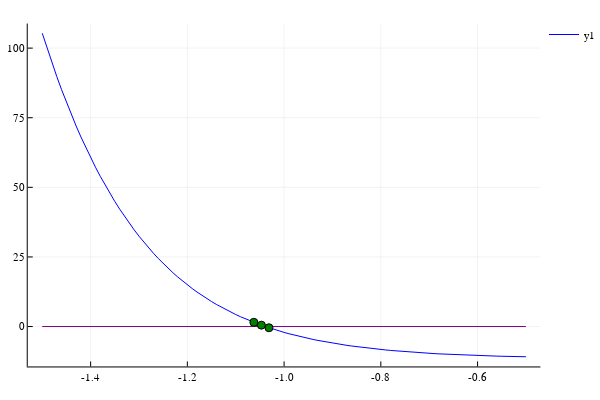

Notebook cell for this chart:
### Markdown cell above
Siguiente paso:
- usar ciclo para realizar biseccción
- salir del ciclo por criterio de paro
- en cada paso checa $ \ f(a)\cdot f\left(\dfrac{a+b}{2}\right) \ $ 
  para actualizar $a$ y $b$

### Code cell
a   = -1.5
b   =  -0.5
m   = 0.5*(a+b)
fm  = fun1(m)
it  = 0
xpa = collect(linspace(a,b,101))
ypa = fun1(xpa)
while ( abs(fm) > 5e-2 )
     it +=1
     fa = fun1(a)
     fb = fun1(b)
     # gráfica
     IJulia.clear_output(true)
     plot(xpa,ypa,color="blue")
     plot!([xpa[1],xpa[end]],zeros(2),color="purple",label="")
     display(scatter!([a,m,b],[fa,fm,fb],color="green",label=""))
     # iteración principal
     (fa*fm <0) ? (b=m) : (a=m)
     m = 0.5*(a+b)
     fm = fun1(m)
     println("iteraciones: $it\naprox: $m")
     sleep(2)
end

### Figure 1 — Plotly figure (JSON) as saved in the notebook; plotly's stock layout.template omitted (floating-point values rounded to 4 significant figures)
{"data": [{"colorbar": {"title": ""}, "line": {"color": "rgba(0, 0, 255, 1.000)", "dash": "solid", "shape": "linear", "width": 1}, "mode": "lines", "name": "y1", "showlegend": true, "type": "scatter", "x": [-1.5, -1.49, -1.48, -1.47, -1.46, -1.45, -1.44, -1.43, -1.42, -1.41, -1.4, -1.39, -1.38, -1.37, -1.36, -1.35, -1.34, -1.33, -1.32, -1.31, -1.3, -1.29, -1.28, -1.27, -1.26, -1.25, -1.24, -1.23, -1.22, -1.21, -1.2, -1.19, -1.18, -1.17, -1.16, -1.15, -1.14, -1.13, -1.12, -1.11, -1.1, -1.09, -1.08, -1.07, -1.06, -1.05, -1.04, -1.03, -1.02, -1.01, -1, -0.99, -0.98, -0.97, -0.96, -0.95, -0.94, -0.93, -0.92, -0.91, -0.9, -0.89, -0.88, -0.87, -0.86, -0.85, -0.84, -0.83, -0.82, -0.81, -0.8, -0.79, -0.78, -0.77, -0.76, -0.75, -0.74, -0.73, -0.72, -0.71, -0.7, -0.69, -0.68, -0.67, -0.66, -0.65, -0.64, -0.63, -0.62, -0.61, -0.6, -0.59, -0.58, -0.57, -0.56, -0.55, -0.54, -0.53, -0.52, -0.51, -0.5], "xaxis": "x1", "y": [105.3, 99.93, 94.75, 89.79, 85.05, 80.52, 76.18, 72.04, 68.08, 64.3, 60.68, 57.23, 53.94, 50.79, 47.79, 44.92, 42.19, 39.58, 37.09, 34.72, 32.46, 30.3, 28.25, 26.29, 24.43, 22.65, 20.96, 19.35, 17.82, 16.36, 14.97, 13.65, 12.39, 11.19, 10.06, 8.975, 7.946, 6.968, 6.038, 5.154, 4.314, 3.515, 2.756, 2.035, 1.35, 0.6988, 0.08019, -0.5075, -1.066, -1.596, -2.1, -2.579, -3.033, -3.465, -3.875, -4.265, -4.635, -4.987, -5.321, -5.638, -5.94, -6.226, -6.498, -6.757, -7.002, -7.236, -7.458, -7.668, -7.868, -8.059, -8.239, -8.411, -8.574, -8.729, -8.876, -9.016, -9.148, -9.274, -9.393, -9.507, -9.614, -9.716, -9.813, -9.904, -9.991, -10.07, -10.15, -10.22, -10.29, -10.36, -10.42, -10.48, -10.53, -10.58, -10.63, -10.67, -10.71, -10.75, -10.79, -10.82, -10.85], "yaxis": "y1"}, {"colorbar": {"title": ""}, "line": {"color": "rgba(128, 0, 128, 1.000)", "dash": "solid", "shape": "linear", "width": 1}, "mode": "lines", "name": "", "showlegend": false, "type": "scatter", "x": [-1.5, -0.5], "xaxis": "x1", "y": [0, 0], "yaxis": "y1"}, {"colorbar": {"title": ""}, "marker": {"color": ["rgba(0, 128, 0, 1.000)", "rgba(0, 128, 0, 1.000)", "rgba(0, 128, 0, 1.000)"], "line": {"color": ["rgba(0, 0, 0, 1.000)", "rgba(0, 0, 0, 1.000)", "rgba(0, 0, 0, 1.000)"], "width": 1}, "size": 8, "symbol": "circle"}, "mode": "markers", "name": "", "showlegend": false, "type": "scatter", "x": [-1.062, -1.047, -1.031], "xaxis": "x1", "y": [1.518, 0.502, -0.4357], "yaxis": "y1"}], "layout": {"annotations": [], "height": 400, "legend": {"bgcolor": "rgba(255, 255, 255, 1.000)", "bordercolor": "rgba(0, 0, 0, 1.000)", "font": {"color": "rgba(0, 0, 0, 1.000)", "family": "sans-serif", "size": 11}, "x": 1, "y": 1}, "margin": {"b": 20, "l": 0, "r": 0, "t": 20}, "paper_bgcolor": "rgba(255, 255, 255, 1.000)", "plot_bgcolor": "rgba(255, 255, 255, 1.000)", "showlegend": true, "width": 600, "xaxis1": {"anchor": "y1", "domain": [0.05101, 0.9934], "gridcolor": "rgba(0, 0, 0, 0.100)", "gridwidth": 0.5, "linecolor": "rgba(0, 0, 0, 1.000)", "mirror": false, "range": [-1.53, -0.47], "showgrid": true, "showline": true, "showticklabels": true, "tickangle": 0, "tickcolor": "rgb(0, 0, 0)", "tickfont": {"color": "rgba(0, 0, 0, 1.000)", "family": "sans-serif", "size": 11}, "tickmode": "array", "ticks": "inside", "ticktext": ["-1.4", "-1.2", "-1.0", "-0.8", "-0.6"], "tickvals": [-1.4, -1.2, -1, -0.8, -0.6], "title": "", "titlefont": {"color": "rgba(0, 0, 0, 1.000)", "family": "sans-serif", "size": 15}, "type": "-", "visible": true, "zeroline": false, "zerolinecolor": "rgba(0, 0, 0, 1.000)"}, "yaxis1": {"anchor": "x1", "domain": [0.03762, 0.9902], "gridcolor": "rgba(0, 0, 0, 0.100)", "gridwidth": 0.5, "linecolor": "rgba(0, 0, 0, 1.000)", "mirror": false, "range": [-14.33, 108.8], "showgrid": true, "showline": true, "showticklabels": true, "tickangle": 0, "tickcolor": "rgb(0, 0, 0)", "tickfont": {"color": "rgba(0, 0, 0, 1.000)", "family": "sans-serif", "size": 11}, "tickmode": "array", "ticks": "inside", "ticktext": ["0", "25", "50", "75", "100"], "tickvals": [0, 25, 50, 75, 100], "title": "", "titlefont": {"color": "rgba(0, 0, 0, 1.000)", "family": "sans-serif", "size": 15}, "type": "-", "visible": true, "zeroline": false, "zerolinecolor": "rgba(0, 0, 0, 1.000)"}}}
